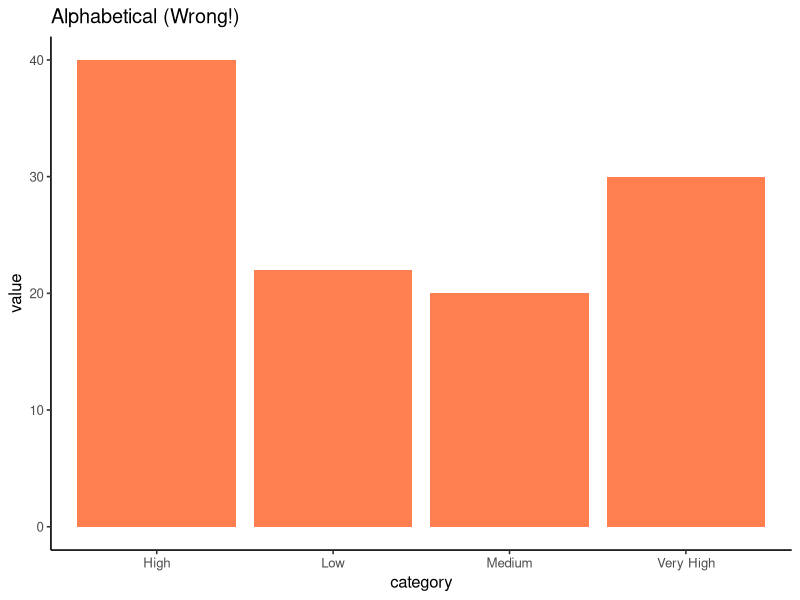
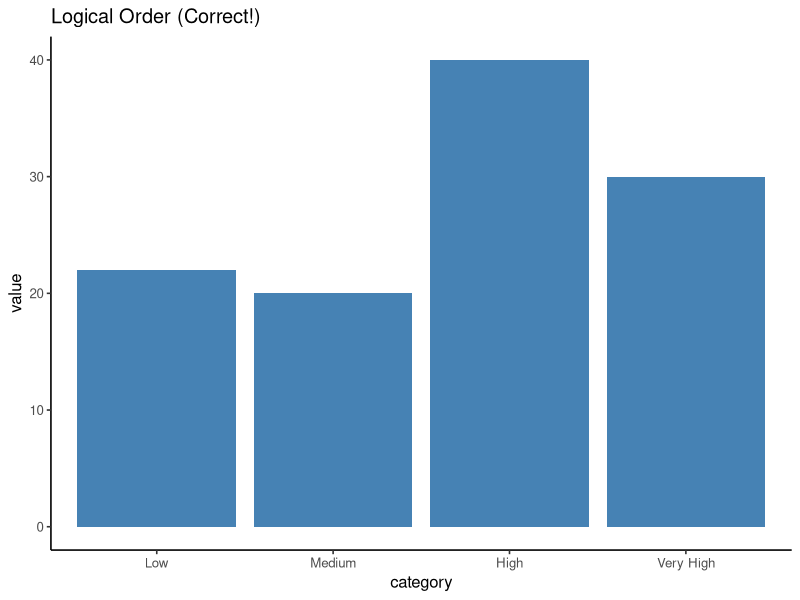
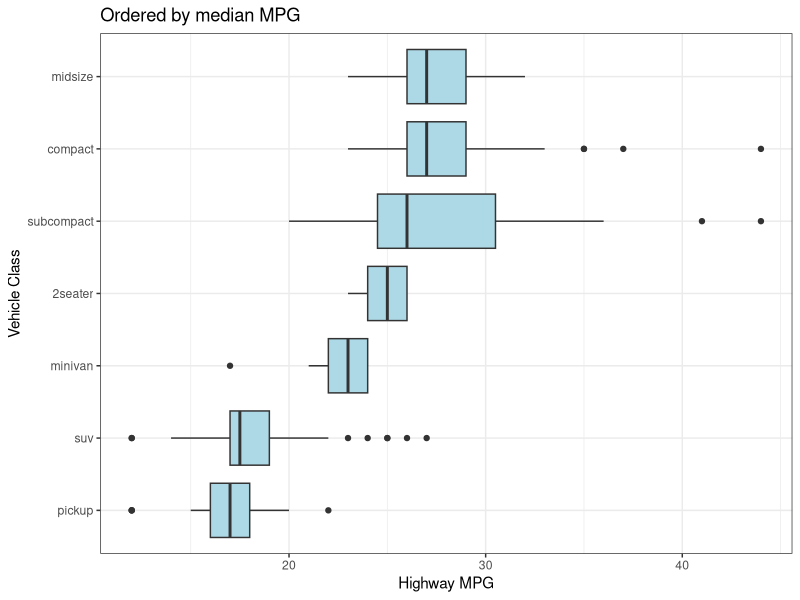
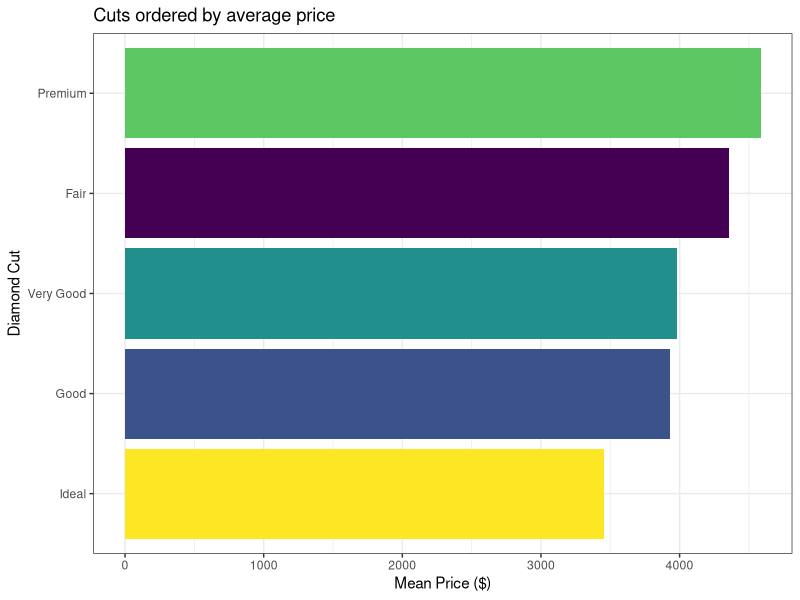
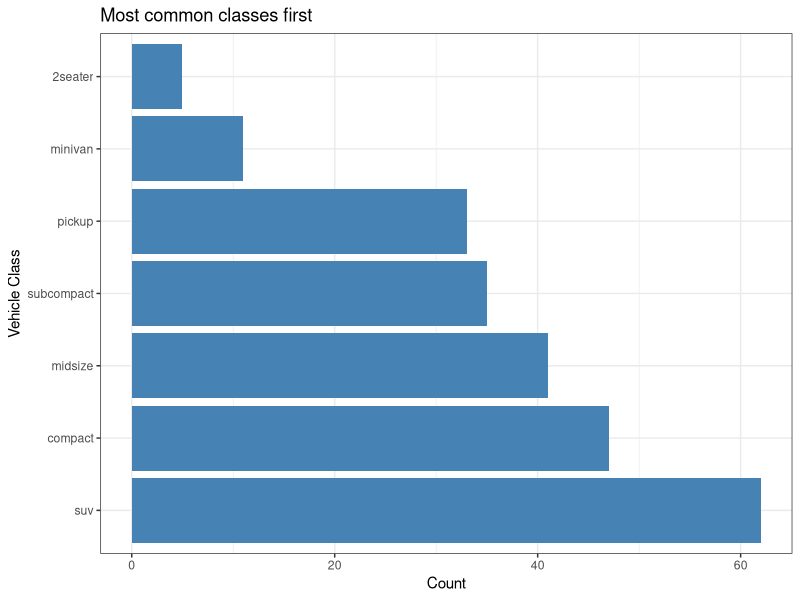
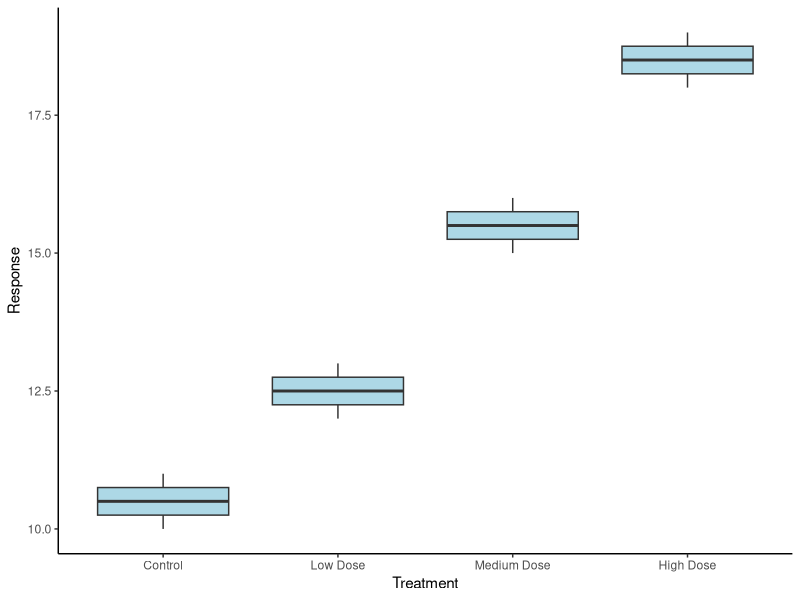
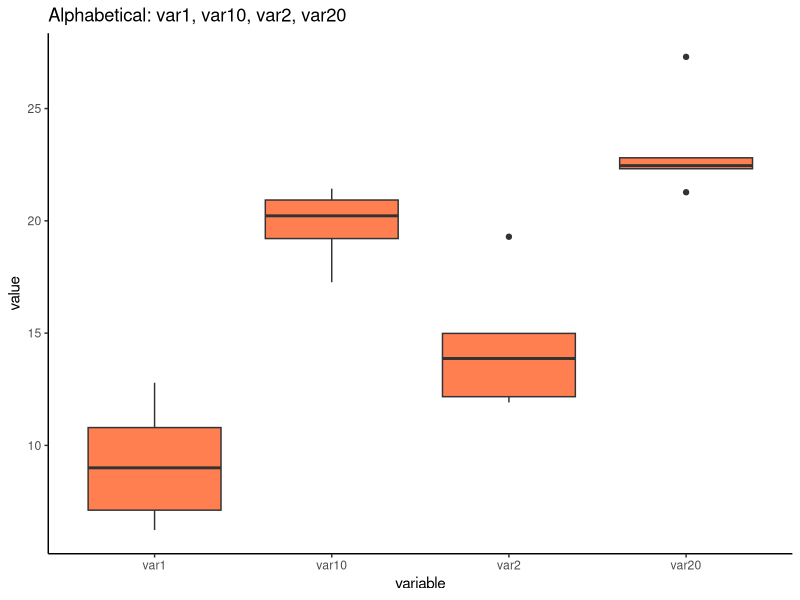
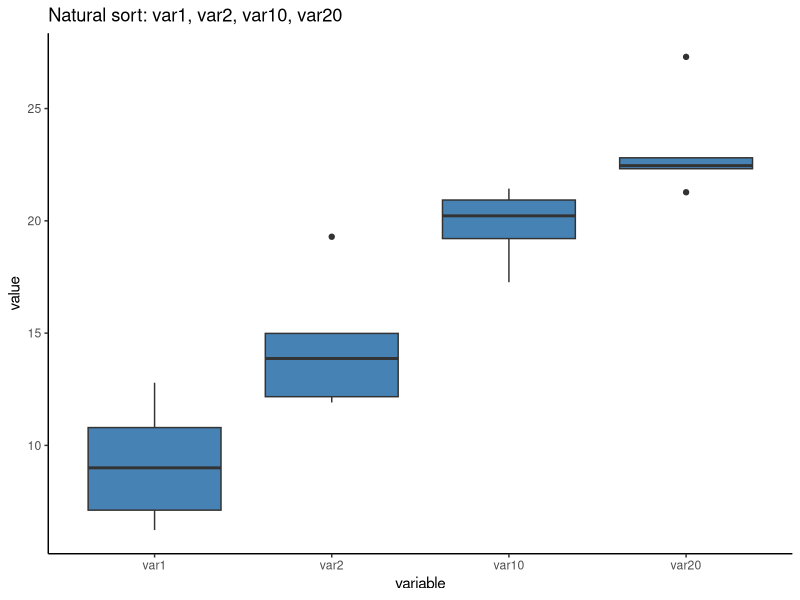

These charts were generated, in order, by the following R code:
## ---- chunk 1
#| label: setup-factors
#| echo: false
#| eval: true
#| message: false

library(ggplot2)
library(dplyr)
library(forcats)

# Set default theme for all plots
theme_set(theme_bw())
## ---- chunk 2
#| label: factors-problem-alphabetical
#| echo: true
#| eval: true
#| fig-width: 5
#| fig-height: 3.5

# Create data with logical categories
category_df <- data.frame(
  category = c("Low", "Medium", "High", "Very High", "Low", "High"),
  value = c(10, 20, 15, 30, 12, 25)
)

# R defaults to alphabetical!
ggplot(category_df, aes(x = category, y = value)) +
  geom_col(fill = "coral") +
  theme_classic(base_size = 12) +
  labs(title = "Alphabetical (Wrong!)")
## ---- chunk 3
#| label: factors-solution-ordered
#| echo: true
#| eval: true
#| fig-width: 5
#| fig-height: 3.5

# Specify levels explicitly
category_df$category <- factor(category_df$category,
                       levels = c("Low", "Medium", "High", "Very High"))

# Now plots use logical order!
ggplot(category_df, aes(x = category, y = value)) +
  geom_col(fill = "steelblue") +
  theme_classic(base_size = 12) +
  labs(title = "Logical Order (Correct!)")
## ---- chunk 4
#| label: factors-forcats-intro
#| echo: true
#| eval: true
#| fig-width: 8
#| fig-height: 5

library(forcats)

# Reorder car classes by median highway mpg
mpg %>%
  ggplot(aes(x = fct_reorder(class, hwy, median), y = hwy)) +
  geom_boxplot(fill = "lightblue") +
  coord_flip() +
  labs(x = "Vehicle Class", y = "Highway MPG",
       title = "Ordered by median MPG")

# Boxplots now ordered by median value!
## ---- chunk 5
#| label: factors-fct-reorder
#| echo: true
#| eval: true
#| fig-width: 8
#| fig-height: 5

# Order diamond cuts by mean price
diamonds %>%
  group_by(cut) %>%
  summarise(mean_price = mean(price)) %>%
  ggplot(aes(x = fct_reorder(cut, mean_price),
             y = mean_price,
             fill = cut)) +
  geom_col(show.legend = FALSE) +
  coord_flip() +
  labs(x = "Diamond Cut", y = "Mean Price ($)",
       title = "Cuts ordered by average price")
## ---- chunk 6
#| label: factors-fct-infreq
#| echo: true
#| eval: true
#| fig-width: 8
#| fig-height: 5

# Order by how common each vehicle class is
ggplot(mpg, aes(x = fct_infreq(class))) +
  geom_bar(fill = "steelblue") +
  coord_flip() +
  labs(x = "Vehicle Class", y = "Count",
       title = "Most common classes first")

# Most common category first!
## ---- chunk 7
#| label: factors-fct-inorder
#| echo: true
#| eval: true
#| fig-width: 8
#| fig-height: 5

# Create data with specific order
treatment_data <- data.frame(
  treatment = c("Control", "Low Dose", "Medium Dose", "High Dose",
                "Control", "Low Dose", "Medium Dose", "High Dose"),
  response = c(10, 12, 15, 18, 11, 13, 16, 19)
)

# Keep order as they appear in data (not alphabetical!)
ggplot(treatment_data,
       aes(x = fct_inorder(treatment), y = response)) +
  geom_boxplot(fill = "lightblue") +
  labs(x = "Treatment", y = "Response") +
  theme_classic()

# Order: Control, Low Dose, Medium Dose, High Dose
## ---- chunk 8
#| label: factors-natural-sort-problem
#| echo: true
#| eval: true
#| fig-width: 8
#| fig-height: 5

# Create data with numbered variables
var_data <- data.frame(
  variable = rep(c("var1", "var2", "var10", "var20"), each = 5),
  value = rnorm(20, mean = rep(c(10, 15, 20, 25), each = 5), sd = 2)
)

# Alphabetical order: var1, var10, var2, var20 (wrong!)
ggplot(var_data, aes(x = variable, y = value)) +
  geom_boxplot(fill = "coral") +
  theme_classic() +
  labs(title = "Alphabetical: var1, var10, var2, var20")
## ---- chunk 9
#| label: factors-natural-sort-solution
#| echo: true
#| eval: true
#| fig-width: 8
#| fig-height: 5

# Use gtools::mixedsort() for natural/alphanumeric sorting
library(gtools)

var_data$variable <- factor(var_data$variable,
                            levels = mixedsort(unique(var_data$variable)))

# Natural order: var1, var2, var10, var20 (correct!)
ggplot(var_data, aes(x = variable, y = value)) +
  geom_boxplot(fill = "steelblue") +
  theme_classic() +
  labs(title = "Natural sort: var1, var2, var10, var20")
## ---- chunk 10
#| label: factors-fct-rev
#| echo: true
#| eval: true
#| fig-width: 8
#| fig-height: 5

# Reverse the frequency order
ggplot(mpg, aes(x = fct_rev(fct_infreq(class)))) +
  geom_bar(fill = "coral") +
  coord_flip() +
  labs(x = "Vehicle Class", y = "Count",
       title = "Least common classes first (reversed)")

# Now least common first instead of most common!
## ---- chunk 11
#| label: factors-fct-relevel
#| echo: true
#| eval: true

# Move "4" to front for cylinders
mtcars %>%
  mutate(cyl_group = fct_relevel(factor(cyl), "4")) %>%
  ggplot(aes(cyl_group, mpg)) +
  geom_boxplot()

# 4-cylinder always shown first
## ---- chunk 12
#| label: factors-ordered-bar
#| echo: true
#| eval: true

# Calculate summary statistics
summary_data <- mtcars %>%
  mutate(cyl_group = factor(cyl)) %>%
  group_by(cyl_group) %>%
  summarise(mean_mpg = mean(mpg), .groups = "drop")

# Plot with bars ordered by height
ggplot(summary_data,
       aes(x = fct_reorder(cyl_group, mean_mpg), y = mean_mpg)) +
  geom_col(fill = "steelblue") +
  coord_flip() +  # Horizontal bars
  labs(x = "Cylinders", y = "Mean MPG") +
  theme_minimal()
## ---- chunk 13
#| label: factors-time-ordering
#| echo: true
#| eval: true

# Create data with months
month_data <- data.frame(
  month = c("Jan", "Feb", "Mar", "Apr", "May", "Jun"),
  value = c(10, 15, 12, 18, 20, 17)
)

# Months in calendar order (not alphabetical!)
months <- c("Jan", "Feb", "Mar", "Apr", "May", "Jun",
            "Jul", "Aug", "Sep", "Oct", "Nov", "Dec")

month_data$month <- factor(month_data$month, levels = months)

# Now plots show Jan, Feb, Mar... not alphabetical!
ggplot(month_data, aes(month, value)) +
  geom_line(group = 1)
## ---- chunk 14
#| label: factors-legend-ordering
#| echo: true
#| eval: true

# Order legend by maximum mpg of each cylinder group
mtcars$cyl_group <- factor(mtcars$cyl)
ggplot(mtcars, aes(x = wt,
                 y = mpg,
                 color = fct_reorder(cyl_group, mpg, max, .desc = TRUE))) +
  geom_point(size = 2) +
  labs(color = "Cylinders") +
  theme_minimal()

# Legend now shows groups in order of importance!
## ---- chunk 15
#| label: factors-facet-ordering
#| echo: true
#| eval: true

# Order facets by median mpg for each cylinder
mtcars %>%
  mutate(cyl_group = fct_reorder(factor(cyl), mpg, median)) %>%
  ggplot(aes(x = factor(cyl), y = mpg)) +
  geom_boxplot() +
  facet_wrap(~cyl_group) +
  theme_minimal()

# Facet panels in meaningful order!
## ---- chunk 16
#| label: factors-survey-example
#| echo: true
#| eval: true

# Likert scale survey responses
set.seed(42)
survey <- data.frame(
  response = sample(c("Strongly Disagree", "Disagree", "Neutral",
                     "Agree", "Strongly Agree"), 100, replace = TRUE)
)

# Set logical order
survey$response <- factor(survey$response,
  levels = c("Strongly Disagree", "Disagree", "Neutral",
             "Agree", "Strongly Agree"))

# Plot with correct order
ggplot(survey, aes(x = response)) +
  geom_bar(fill = "steelblue") +
  coord_flip() +
  theme_minimal()
## ---- chunk 17
#| label: factors-treatment-example
#| echo: true
#| eval: true

library(forcats)

# Clinical trial data simulation
set.seed(123)
clinical <- data.frame(
  treatment = rep(c("Placebo", "Low Dose", "Medium Dose", "High Dose"), each = 25),
  response = rnorm(100, mean = rep(c(10, 12, 15, 18), each = 25), sd = 3)
)

# Ensure logical ordering
clinical$treatment <- factor(clinical$treatment,
  levels = c("Placebo", "Low Dose", "Medium Dose", "High Dose"))

# Boxplots in dose order
ggplot(clinical, aes(treatment, response)) +
  geom_boxplot(fill = "lightblue") +
  theme_classic()
## ---- chunk 18
#| label: factors-combining
#| echo: true
#| eval: true

# Combine multiple forcats functions
mtcars %>%
  mutate(
    # 1. Convert to factor
    cyl_group = factor(cyl),
    # 2. Order by frequency
    cyl_group = fct_infreq(cyl_group),
    # 3. Reverse so most common at top
    cyl_group = fct_rev(cyl_group)
  ) %>%
  ggplot(aes(cyl_group)) +
  geom_bar()
## ---- chunk 19
#| label: factors-before
#| echo: true
#| eval: true
#| fig-width: 5
#| fig-height: 4

# Before: alphabetical order
ggplot(msleep %>% filter(!is.na(vore)),
  aes(x = vore,
      y = sleep_total)) +
  geom_boxplot(fill = "coral") +
  theme_classic(base_size = 10) +
  labs(title = "Before: Alphabetical",
       x = "Diet Type", y = "Sleep (hours)")

# Order: carni, herbi, insecti, omni
# Meaningless!
## ---- chunk 20
#| label: factors-after
#| echo: true
#| eval: true
#| fig-width: 5
#| fig-height: 4

library(forcats)
# After: ordered by median sleep
ggplot(msleep %>% filter(!is.na(vore)),
  aes(x = fct_reorder(vore,
           sleep_total,
           median,
           na.rm = TRUE),
      y = sleep_total)) +
  geom_boxplot(fill = "steelblue") +
  theme_classic(base_size = 10) +
  labs(title = "After: Ordered by Median",
       x = "Diet Type", y = "Sleep (hours)")

# Ordered by sleep time - logical!
## ---- chunk 21
#| label: factors-pattern-sorted-bar
#| echo: true
#| eval: true

mtcars %>%
  count(cyl) %>%
  ggplot(aes(x = fct_reorder(as.character(cyl), n), y = n)) +
  geom_col() +
  coord_flip()
## ---- chunk 22
#| label: factors-pattern-control
#| echo: true
#| eval: true

mtcars %>%
  mutate(group = fct_relevel(factor(cyl), "4")) %>%
  ggplot(aes(group, mpg)) +
  geom_boxplot()
## ---- chunk 23
#| label: factors-pattern-chrono
#| echo: true
#| eval: true

mtcars %>%
  mutate(cyl_group = fct_reorder(factor(cyl), cyl)) %>%
  ggplot(aes(wt, mpg)) +
  geom_point() +
  facet_wrap(~cyl_group)
## ---- chunk 24
#| label: factors-debugging
#| echo: true
#| eval: true

# Check current levels
levels(mtcars$cyl)

# Check level order
factor(mtcars$cyl) %>% levels()

# See factor structure
str(factor(mtcars$cyl))

# Convert to character if needed
mtcars$cyl_char <- as.character(mtcars$cyl)
## ---- chunk 25
#| label: factors-complete-example
#| echo: true
#| eval: true

library(ggplot2)
library(dplyr)
library(forcats)

# Create simulated gene expression data by tissue type
set.seed(123)
expr_data <- data.frame(
  tissue = rep(c("Brain", "Heart", "Liver", "Lung", "Kidney"), each = 50),
  expression = c(rnorm(50, 100, 15), rnorm(50, 50, 10),
                 rnorm(50, 200, 30), rnorm(50, 75, 12),
                 rnorm(50, 150, 20))
)

# Plot with tissues ordered by median expression
expr_data %>%
  mutate(tissue = fct_reorder(tissue, expression, median)) %>%
  ggplot(aes(x = tissue, y = expression, fill = tissue)) +
  geom_boxplot(show.legend = FALSE) +
  scale_fill_brewer(palette = "Set2") +
  theme_classic(base_size = 14) +
  labs(x = "Tissue Type",
       y = "Expression Level",
       title = "Gene Expression by Tissue")

# Tissues ordered by median expression level!
